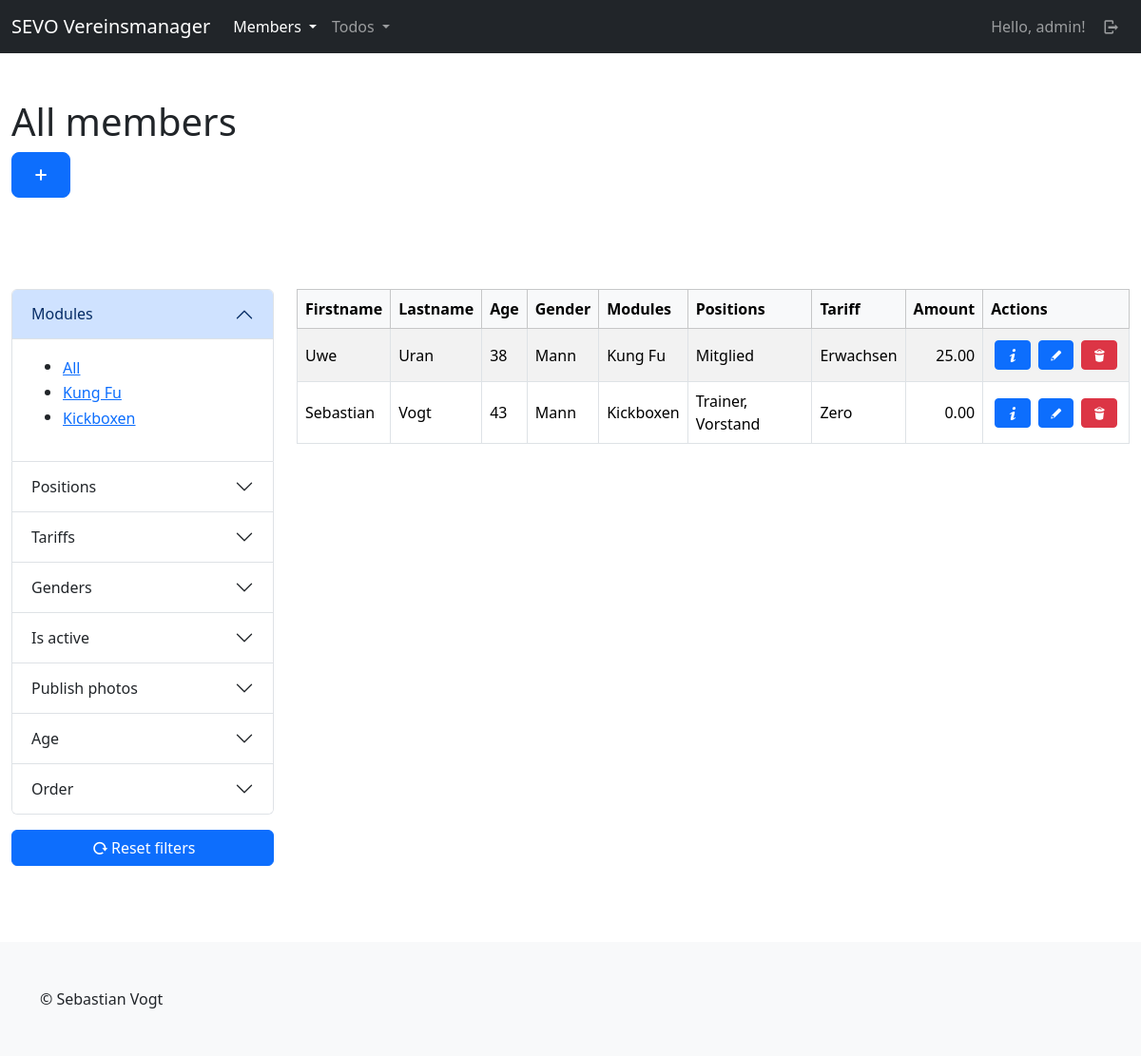
The page /mbrs/members/ (signed in) on the database its author committed.
### members/models.py (models this page shows, shortened)
class Module(models.Model):
    title = models.CharField(max_length=255, unique=True)
    created_at = models.DateTimeField(auto_now=True)
    updated_at = models.DateTimeField(auto_now_add=True)
    class Meta:
        ordering = ["-updated_at"]

class Member(models.Model):
    firstname = models.CharField(max_length=255)
    lastname = models.CharField(max_length=255)
    birthday = models.DateField()
    gender = models.ForeignKey(Gender, blank=True, null=True, on_delete=models.SET_NULL)
    street = models.CharField(max_length=255)
    house_number = models.CharField(max_length=50)
    postal_code = models.CharField(max_length=50)
    city = models.CharField(max_length=255)
    country = models.CharField(max_length=255)
    email = models.EmailField(blank=True)
    phone = models.CharField(max_length=50, blank=True)
    legal_representative = models.TextField(blank=True)
    bankname = models.CharField(max_length=255, blank=True)
    iban = models.CharField(max_length=50, blank=True)
    bic = models.CharField(max_length=50, blank=True)
    positions = models.ManyToManyField(Position, blank=True)
    modules = models.ManyToManyField(Module, blank=True)
    licenses = models.ManyToManyField(License, blank=True)
    tariff = models.ForeignKey(Tariff, blank=True, null=True, on_delete=models.SET_NULL)
    entry_date = models.DateField(null=True)
    chronic_diseases = models.TextField(null=True, blank=True)
    permanent_medication = models.TextField(null=True, blank=True)
    publish_fotos = models.BooleanField(default=False)
    is_active = models.BooleanField(default=True)
    created_at = models.DateTimeField(auto_now=True)
    updated_at = models.DateTimeField(auto_now_add=True)
    @admin.display(description="Age")
    def get_age(self):
        now = datetime.now()
        b_day = datetime.strptime(str(self.birthday), "%Y-%m-%d")
        delta = now - b_day
        return math.floor(delta.days / 365)
    @admin.display(description="Modules")
    def get_modules_str(self):
        modules = self.modules.all().order_by("title")
        modules_list = [module.title for module in modules]
        return ", ".join(modules_list)
    @admin.display(description="Positions")
    def get_positions_str(self):
        positions = self.positions.all().order_by("title")
        positions_list = [position.title for position in positions]
        return ", ".join(positions_list)
    class Meta:
        ordering = ["-updated_at"]

class Gender(models.Model):
    title = models.CharField(max_length=100, unique=True)
    created_at = models.DateTimeField(auto_now=True)
    updated_at = models.DateTimeField(auto_now_add=True)
    def __str__(self):
        return self.title
    class Meta:
        ordering = ["-updated_at"]

class Position(models.Model):
    title = models.CharField(max_length=100, unique=True)
    created_at = models.DateTimeField(auto_now=True)
    updated_at = models.DateTimeField(auto_now_add=True)
    class Meta:
        ordering = ["-updated_at"]

class Tariff(models.Model):
    title = models.CharField(max_length=255, unique=True)
    amount = models.DecimalField(decimal_places=2, max_digits=5)
    created_at = models.DateTimeField(auto_now=True)
    updated_at = models.DateTimeField(auto_now_add=True)
    class Meta:
        ordering = ["-updated_at"]

### members/views/members.py (the view)
# urls.py: path("members/", members.index, name="members-member-index"),
@login_required(login_url="sevo-auth-login")
def index(request):
    members = models.Member.objects.all()
    positions = models.Position.objects.all()
    modules = models.Module.objects.all()
    tariffs = models.Tariff.objects.all()
    licenses = models.License.objects.all()
    genders = models.Gender.objects.all()
    members = filter.filter(request, members)
    return render(request, "members/member/index.html", {
        "title": _("All members"),
        "members": members,
        "positions": positions,
        "modules": modules,
        "tariffs": tariffs,
        "licenses": licenses,
        "genders": genders
    })

### members/templates/members/member/index.html (shortened to what this page needs)
{% extends "base_sidebar.html" %}
{% load i18n %}
{% load static %}
{% block header %}
    <div class="container-fluid py-5">
        <div class="row">
            <div class="col-lg-12">
                <h1>{{ title }}</h1>
                <a class="btn btn-primary btn-lg" href="{% url "members-member-create" %}"><i class="demo-icon icon-plus"></i></a>
            </div>
        </div>
    </div>
{% endblock %}
{% block main %}
    {% if members %}
        <div>
            {% include "members/member/partials/_list_table.html" %}
        </div>
    {% else %}
        <p>{% trans "No members available." %}</p>
    {% endif %}
{%  endblock %}
{% block side %}
    <div id="filter-section">
        {% include "members/member/partials/_frontend_filter_accordion.html" %}
        <div class="mb-3">
            <a class="btn btn-primary w-100" href="{% url "members-member-index" %}"><i class="demo-icon icon-cw"></i>{% trans "Reset filters" %}</a>
        </div>
    </div>
{% endblock %}

### templates/partials/_navbar_drop_down.html (shortened to what this page needs)
{% load i18n %}
<nav class="navbar navbar-expand-lg navbar-dark bg-dark">
    <div class="container-fluid">
        <a class="navbar-brand" href="/">SEVO Vereinsmanager</a>
        <div class="collapse navbar-collapse" id="navbarContent">
            <ul class="navbar-nav me-auto mb-2 mb-lg-0">
                {% if user.is_authenticated %}
                <li class="nav-item dropdown">
                    <a class="nav-link dropdown-toggle {% if "mbrs" in request.path %} active{% endif %}"{% if "mbrs" in request.path %} aria-current="page"{% endif %} href="#" role="button" data-bs-toggle="dropdown" aria-expanded="false">
                      {% trans "Members" %}
                    </a>
                  </li>
                  <li class="nav-item dropdown">
                    <a class="nav-link dropdown-toggle {% if "tds" in request.path %} active{% endif %}"{% if "tds" in request.path %} aria-current="page"{% endif %} href="#" role="button" data-bs-toggle="dropdown" aria-expanded="false">
                      {% trans "Todos" %}
                    </a>
                  </li>
                {% endif %}
            </ul>
            <ul class="navbar-nav mb-2 mb-lg-0">
                {% if user.is_authenticated %}
                    <li class="nav-item">
                        <a class="nav-link" href="{% url "sevo-auth-user-detail" %}">{% trans "Hello" %}, {{ user }}!</a>
                    </li>
                    <li class="nav-item">
                        <a class="nav-link" href="{% url "sevo-auth-logout" %}"><i class="demo-icon icon-logout"></i></a>
                    </li>
                {% else %}
                    <li class="nav-item">
                        <a class="nav-link {% if "login" in request.path %} active{% endif %}"{% if "members" in request.path %} aria-current="page"{% endif %} href="{% url "sevo-auth-login" %}"><i class="demo-icon icon-user"></i></a>
                    </li>
                {% endif %}
            </ul>
        </div>
    </div>
</nav>

### members/templates/members/member/partials/_filter_modules.html
{% load i18n %}
<ul>
    <li>
        <button class="btn btn-link p-0 text-start" data-filter-key="module" data-filter-value="all">{% trans "All" %}</button>
    </li>
    {% for module in modules %}
        <li>
            <button class="btn btn-link p-0 text-start" data-filter-key="module" data-filter-value={{ module.id }}>{{ module.title }}</button>
        </li>
    {% endfor %}
</ul>

### members/templates/members/member/partials/_list_table.html
{% load i18n %}
<div class="table-responsive">
    <table class="table table-bordered align-middle table-striped">
        <thead class="table-light">
        <tr>
            <th scope="col">{% trans "Firstname" %}</th>
            <th scope="col">{% trans "Lastname" %}</th>
            <th scope="col">{% trans "Age" %}</th>
            <th scope="col">{% trans "Gender" %}</th>
            <th scope="col">{% trans "Modules" %}</th>
            <th scope="col">{% trans "Positions" %}</th>
            <th scope="col">{% trans "Tariff" %}</th>
            <th scope="col">
                <div class="d-flex justify-content-end">
                    <div>
                        {% trans "Amount" %}
                    </div>
                </div>
            </th>
            <th scope="col">{% trans "Actions" %}</th>
        </tr>
        </thead>
        <tbody>
            {% for member in members %}
                <tr>
                    <td class="w-auto">{{ member.firstname }}</td>
                    <td class="w-auto">{{ member.lastname }}</td>
                    <td class="w-auto">{{ member.get_age }}</td>
                    <td class="w-auto">{{ member.gender }}</td>
                    <td class="w-auto">{{ member.get_modules_str }}</td>
                    <td class="w-auto">{{ member.get_positions_str }}</td>
                    <td class="w-auto">{{ member.tariff.title }}</td>
                    <td class="w-auto">
                        <div class="d-flex justify-content-end">
                            <div>
                                {{ member.tariff.amount }}
                            </div>
                        </div>
                    </td>
                    <td class="w-auto">
                        <div class="d-flex justify-content-start align-content-center">
                            <a class="btn btn-primary btn-sm d-block m-1" href="{% url "members-member-detail" id=member.id %}"><i class="demo-icon icon-info"></i></a>
                            <a class="btn btn-primary btn-sm d-block m-1" href="{% url "members-member-update" id=member.id %}"><i class="demo-icon icon-pencil"></i></a>
                            <a class="btn btn-danger btn-sm d-block m-1" href="{% url "members-member-delete" id=member.id %}"><i class="demo-icon icon-trash"></i></a>
                        </div>
                    </td>
                </tr>
            {% endfor %}
        </tbody>
    </table>
</div>

### rows shown on the page
Module: {{ module.id }} 2 (drawn), title "Kung Fu"
Module: {{ module.id }} 1 (drawn), title "Kickboxen"
Member: firstname "Uwe", lastname "Uran", get_age "38", gender "Mann", get_modules_str "Kung Fu", get_positions_str "Mitglied", tariff "Erwachsen", tariff.amount "25.00"
Member: firstname "Sebastian", lastname "Vogt", get_age "43", gender "Mann", get_modules_str "Kickboxen", get_positions_str "Trainer, Vorstand", tariff "Zero", tariff.amount "0.00"

### other values the page prints
{{ user }} "admin"
{{ title }} "All members"
